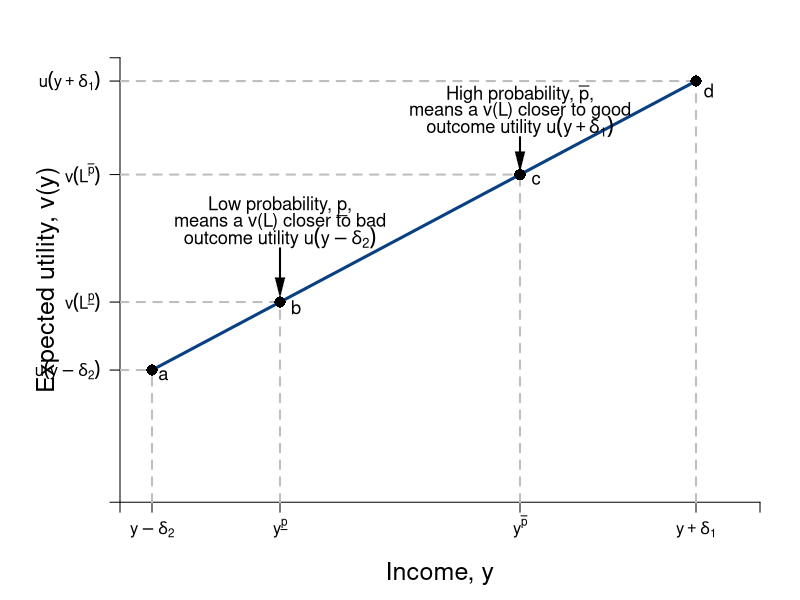

This chart was generated by the following R code:
#Graph Designer(s): Simon Halliday & Riley Boeth '17
#Authors: Bowles, Foley and Halliday
#Title: Coordination, Conflict and Competition: A Text in Microeconomics

library(shape)
pdf(file = "risk/risk_weighted_ave.pdf", width = 10, height = 8)

#Set parameters for graphics
axislabelsize <- 1.5
labelsize <- 1.1
graphlinewidth <- 3
segmentlinewidth <- 2

COL <- c("#7fc97f", "#beaed4", "#fdc086", "#ffff99", "#386cb0", "#f0027f", "#bf5b17", "#666666")
COLA <- c("#e0f3db", "#99d8c9","#66c2a4","#41ae76", "#238b45", "#005824")
COLB <- c("#4eb3d3", "#2b8cbe", "#0868ac","#084081")

#Edited the margins to cater for the larger LHS labels
par(mar =  c(4, 6, 2, 2))

#Concave utility of wealth function

ConcaveU <- function(x){
  (1600-(x-40)^2)^(1/2)
}

#Add limits on axes and levels of utility for each indifference curve
ylims <- c(0, 42)
xlims <- c(0, 40)

npts <- 501 
x <- seq(xlims[1], xlims[2], length.out = npts)
y <- seq(ylims[1], ylims[2], length.out = npts) 

plot(0, 0, xlim = xlims, ylim = ylims, type = "n",
     xlab = expression(paste("")),
     ylab = expression(paste("")), 
     xaxt = "n", 
     yaxt = "n", 
     cex.lab = axislabelsize, 
     bty = "n", 
     xaxs="i" 
     #yaxs="i"
)

#x and y limits with plain axes without ticks/numbers to match previous graph

pointbx <- 10
pointcx <- 25

ticksy <- c(0, ConcaveU(2), ConcaveU(2) - (ConcaveU(36) - ConcaveU(2))/(36 - 2)*2 + pointbx*(ConcaveU(36) - ConcaveU(2))/(36 - 2), ConcaveU(2) - (ConcaveU(36) - ConcaveU(2))/(36 - 2)*2 + pointcx*(ConcaveU(36) - ConcaveU(2))/(36 - 2), ConcaveU(36), ylims[2])
ylabels <- c(NA, expression(paste(u(y - delta[2]))), expression(paste(v(L^underline(p)))), expression(paste(v(L^{bar(p)}))), expression(paste(u(y + delta[1]))), NA)
ticksx <- c(0, 2, pointbx, pointcx, 36, xlims[2])
xlabels <- c(NA, expression(paste(y - delta[2])), expression(paste(y^underline(p))), expression(paste(y^bar(p))), expression(paste(y + delta[1])), NA)

axis(1,at = ticksx,  pos = 0, labels = xlabels)
axis(2,at = ticksy,  pos = 0, labels = ylabels, las = 1)

npts <- 500 
xx1 <- seq(xlims[1], xlims[2], length.out = npts)
xx2 <- seq(0, xlims[2], length.out = npts)
xx3 <- seq(xlims[1], 0, length.out = npts)
xx4 <- seq(-11, 0, length.out = npts)

#Axis labels and draw linear utility function
mtext(expression(paste("Income, y")), side = 1, line = 2.5, cex = axislabelsize)
text(-4.5, 0.5*ylims[2], expression(paste("Expected utility, v(y)")), xpd = TRUE, cex = axislabelsize, srt = 90) 

#lines(xx1, ConcaveU(xx1, y), col = COLA[5], lwd = graphlinewidth)

#Add line from pt a to pt c

segments(2, ConcaveU(2), 36, ConcaveU(36), lty = 1, col = COLB[4] , lwd = graphlinewidth)

(ConcaveU(36) - ConcaveU(2))/(36 - 2)


#Label points on line

text(2.7, ConcaveU(2)-.5, expression(paste("a")), cex = labelsize)
segments(2, 0, 2, ConcaveU(2), lty = 2, col = "gray", lwd = segmentlinewidth)
segments(0, ConcaveU(2), 2, ConcaveU(2), lty = 2, col = "gray", lwd = segmentlinewidth)
points(2, ConcaveU(2), pch = 16, col = "black", cex = 1.5)


# text(24.18, ConcaveU(23.18)-.5, expression(paste("c")), cex = labelsize)
# segments(23.18, 0, 23.18, ConcaveU(23.18), lty = 2, col = "gray", lwd = segmentlinewidth)
# segments(0, ConcaveU(23.18), 23.18, ConcaveU(23.18), lty = 2, col = "gray", lwd = segmentlinewidth)
# points(23.18, ConcaveU(23.18), pch = 16, col = "black", cex = 1.5)

# text(24.18, ConcaveU(13)-.5, expression(paste("e")), cex = labelsize)
# segments(0, ConcaveU(13), 23.18, ConcaveU(13), lty = 2, col = "gray", lwd = segmentlinewidth)
# points(23.18, ConcaveU(13), pch = 16, col = "black", cex = 1.5)
# 

text(pointbx, 28 , expression(paste("Low probability, ", underline(p),",")), cex = labelsize)
text(pointbx, 26.5 , expression(paste("means a v(L) closer to bad")), cex = labelsize)
text(pointbx, 25 , expression(paste("outcome utility ", u(y - delta[2]))), cex = labelsize)
Arrows(pointbx, 24, pointbx, 20.3, col = "black", lty = 1, lwd = 2, code = 2, arr.type = "triangle", arr.lwd = 0.5)
text(pointbx + 1, ConcaveU(2) - (ConcaveU(36) - ConcaveU(2))/(36 - 2)*2 + pointbx*(ConcaveU(36) - ConcaveU(2))/(36 - 2) - 0.5, expression(paste("b")), cex = labelsize)
segments(0, ConcaveU(2) - (ConcaveU(36) - ConcaveU(2))/(36 - 2)*2 + pointbx*(ConcaveU(36) - ConcaveU(2))/(36 - 2), pointbx, ConcaveU(2) - (ConcaveU(36) - ConcaveU(2))/(36 - 2)*2 + pointbx*(ConcaveU(36) - ConcaveU(2))/(36 - 2), lty = 2, col = "gray", lwd = segmentlinewidth)
segments(pointbx, 0, pointbx, ConcaveU(2) - (ConcaveU(36) - ConcaveU(2))/(36 - 2)*2 + pointbx*(ConcaveU(36) - ConcaveU(2))/(36 - 2), lty = 2, col = "gray", lwd = segmentlinewidth)
points(pointbx, ConcaveU(2) - (ConcaveU(36) - ConcaveU(2))/(36 - 2)*2 + pointbx*(ConcaveU(36) - ConcaveU(2))/(36 - 2), pch = 16, col = "black", cex = 1.5)

text(pointcx, 38.5 , expression(paste("High probability, ", bar(p), "," )), cex = labelsize)
text(pointcx, 37 , expression(paste("means a v(L) closer to good")), cex = labelsize)
text(pointcx, 35.5 , expression(paste("outcome utility ", u(y + delta[1]))), cex = labelsize)
Arrows(pointcx, 34.5, pointcx, 32.2, col = "black", lty = 1, lwd = 2, code = 2, arr.type = "triangle", arr.lwd = 0.5)

text(pointcx + 1, ConcaveU(2) - (ConcaveU(36) - ConcaveU(2))/(36 - 2)*2 + pointcx*(ConcaveU(36) - ConcaveU(2))/(36 - 2) - 0.5, expression(paste("c")), cex = labelsize)
segments(0, ConcaveU(2) - (ConcaveU(36) - ConcaveU(2))/(36 - 2)*2 + pointcx*(ConcaveU(36) - ConcaveU(2))/(36 - 2), pointcx, ConcaveU(2) - (ConcaveU(36) - ConcaveU(2))/(36 - 2)*2 + pointcx*(ConcaveU(36) - ConcaveU(2))/(36 - 2), lty = 2, col = "gray", lwd = segmentlinewidth)
segments(pointcx, 0, pointcx, ConcaveU(2) - (ConcaveU(36) - ConcaveU(2))/(36 - 2)*2 + pointcx*(ConcaveU(36) - ConcaveU(2))/(36 - 2), lty = 2, col = "gray", lwd = segmentlinewidth)
points(pointcx, ConcaveU(2) - (ConcaveU(36) - ConcaveU(2))/(36 - 2)*2 + pointcx*(ConcaveU(36) - ConcaveU(2))/(36 - 2), pch = 16, col = "black", cex = 1.5)


text(36.8, ConcaveU(36)-.9, expression(paste("d")), cex = labelsize)
segments(36, 0, 36, ConcaveU(36), lty = 2, col = "gray", lwd = segmentlinewidth)
segments(0, ConcaveU(36), 36, ConcaveU(36), lty = 2, col = "gray", lwd = segmentlinewidth)
points(36, ConcaveU(36), pch = 16, col = "black", cex = 1.5)


dev.off()
